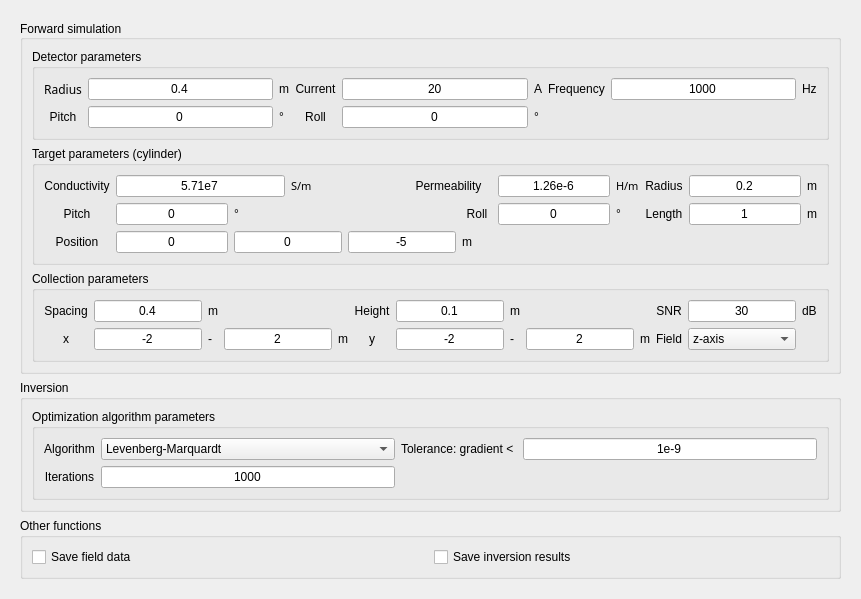
            <widget class="QWidget" name="tab_FDEM">
             <property name="autoFillBackground">
              <bool>true</bool>
             </property>
             <attribute name="title">
              <string>FDEM detection</string>
             </attribute>
             <layout class="QGridLayout" name="gridLayout_9">
              <item row="0" column="0">
               <widget class="QWidget" name="widget_5" native="true">
                <layout class="QGridLayout" name="gridLayout_10" rowstretch="7,2,1" rowminimumheight="4,1,1">
                 <item row="1" column="0">
                  <widget class="QGroupBox" name="groupBox">
                   <property name="title">
                    <string>Inversion</string>
                   </property>
                   <layout class="QGridLayout" name="gridLayout_15">
                    <item row="0" column="0">
                     <widget class="QGroupBox" name="groupBox_2">
                      <property name="title">
                       <string>Optimization algorithm parameters</string>
                      </property>
                      <layout class="QGridLayout" name="gridLayout_14" rowstretch="0,0" columnstretch="0,0,0,0">
                       <item row="0" column="0">
                        <widget class="QLabel" name="label_139">
                         <property name="text">
                          <string>Algorithm</string>
                         </property>
                         <property name="alignment">
                          <set>Qt::AlignCenter</set>
                         </property>
                        </widget>
                       </item>
                       <item row="0" column="1">
                        <widget class="QComboBox" name="cb_optimization_algorithm">
                         <property name="layoutDirection">
                          <enum>Qt::LeftToRight</enum>
                         </property>
                         <item>
                          <property name="text">
                           <string>Levenberg-Marquardt</string>
                          </property>
                         </item>
                         <item>
                          <property name="text">
                           <string>BFGS</string>
                          </property>
                         </item>
                         <item>
                          <property name="text">
                           <string>Conjugate gradient</string>
                          </property>
                         </item>
                         <item>
                          <property name="text">
                           <string>Steepest descent</string>
                          </property>
                         </item>
                        </widget>
                       </item>
                       <item row="0" column="2">
                        <widget class="QLabel" name="label_141">
                         <property name="text">
                          <string>Tolerance:    gradient  &lt; </string>
                         </property>
                         <property name="alignment">
                          <set>Qt::AlignLeading|Qt::AlignLeft|Qt::AlignVCenter</set>
                         </property>
                        </widget>
                       </item>
                       <item row="0" column="3">
                        <widget class="QLineEdit" name="le_optimization_tol">
                         <property name="text">
                          <string>1e-9</string>
                         </property>
                         <property name="alignment">
                          <set>Qt::AlignCenter</set>
                         </property>
                        </widget>
                       </item>
                       <item row="1" column="0">
                        <widget class="QLabel" name="label_140">
                         <property name="text">
                          <string>Iterations</string>
                         </property>
                         <property name="alignment">
                          <set>Qt::AlignCenter</set>
                         </property>
                        </widget>
                       </item>
                       <item row="1" column="1">
                        <widget class="QLineEdit" name="le_optimization_iterations">
                         <property name="text">
                          <string>1000</string>
                         </property>
                         <property name="alignment">
                          <set>Qt::AlignCenter</set>
                         </property>
                        </widget>
                       </item>
                      </layout>
                     </widget>
                    </item>
                   </layout>
                  </widget>
                 </item>
                 <item row="0" column="0">
                  <widget class="QGroupBox" name="groupBox_11">
                   <property name="title">
                    <string>Forward simulation</string>
                   </property>
                   <property name="alignment">
                    <set>Qt::AlignLeading|Qt::AlignLeft|Qt::AlignVCenter</set>
                   </property>
                   <layout class="QGridLayout" name="gridLayout_8">
                    <item row="0" column="0">
                     <widget class="QGroupBox" name="groupBox_12">
                      <property name="title">
                       <string>Detector parameters</string>
                      </property>
                      <layout class="QGridLayout" name="gridLayout_11">
                       <item row="0" column="0">
                        <widget class="QLabel" name="label_99">
                         <property name="font">
                          <font>
                           <family>Microsoft YaHei</family>
                           <pointsize>9</pointsize>
                           <stylestrategy>PreferAntialias</stylestrategy>
                           <kerning>true</kerning>
                          </font>
                         </property>
                         <property name="layoutDirection">
                          <enum>Qt::LeftToRight</enum>
                         </property>
                         <property name="text">
                          <string>Radius</string>
                         </property>
                         <property name="scaledContents">
                          <bool>false</bool>
                         </property>
                         <property name="alignment">
                          <set>Qt::AlignCenter</set>
                         </property>
                        </widget>
                       </item>
                       <item row="0" column="1">
                        <widget class="QLineEdit" name="le_detector_radius">
                         <property name="text">
                          <string>0.4</string>
                         </property>
                         <property name="alignment">
                          <set>Qt::AlignCenter</set>
                         </property>
                        </widget>
                       </item>
                       <item row="0" column="2">
                        <widget class="QLabel" name="label_104">
                         <property name="text">
                          <string>m</string>
                         </property>
                        </widget>
                       </item>
                       <item row="0" column="3">
                        <widget class="QLabel" name="label_97">
                         <property name="layoutDirection">
                          <enum>Qt::LeftToRight</enum>
                         </property>
                         <property name="text">
                          <string>Current</string>
                         </property>
                         <property name="scaledContents">
                          <bool>false</bool>
                         </property>
                         <property name="alignment">
                          <set>Qt::AlignCenter</set>
                         </property>
                        </widget>
                       </item>
                       <item row="0" column="4">
                        <widget class="QLineEdit" name="le_detector_current">
                         <property name="text">
                          <string>20</string>
                         </property>
                         <property name="alignment">
                          <set>Qt::AlignCenter</set>
                         </property>
                        </widget>
                       </item>
                       <item row="0" column="5">
                        <widget class="QLabel" name="label_100">
                         <property name="text">
                          <string>A</string>
                         </property>
                        </widget>
                       </item>
                       <item row="0" column="6">
                        <widget class="QLabel" name="label_98">
                         <property name="layoutDirection">
                          <enum>Qt::LeftToRight</enum>
                         </property>
                         <property name="text">
                          <string>Frequency</string>
                         </property>
                         <property name="scaledContents">
                          <bool>false</bool>
                         </property>
                         <property name="alignment">
                          <set>Qt::AlignCenter</set>
                         </property>
                        </widget>
                       </item>
                       <item row="0" column="7">
                        <widget class="QLineEdit" name="le_detector_frequency">
                         <property name="text">
                          <string>1000</string>
                         </property>
                         <property name="alignment">
                          <set>Qt::AlignCenter</set>
                         </property>
                        </widget>
                       </item>
                       <item row="0" column="8">
                        <widget class="QLabel" name="label_96">
                         <property name="text">
                          <string>Hz</string>
                         </property>
                        </widget>
                       </item>
                       <item row="1" column="0">
                        <widget class="QLabel" name="label_103">
                         <property name="layoutDirection">
                          <enum>Qt::LeftToRight</enum>
                         </property>
                         <property name="text">
                          <string>Pitch</string>
                         </property>
                         <property name="scaledContents">
                          <bool>false</bool>
                         </property>
                         <property name="alignment">
                          <set>Qt::AlignCenter</set>
                         </property>
                        </widget>
                       </item>
                       <item row="1" column="1">
                        <widget class="QLineEdit" name="le_detector_pitch">
                         <property name="text">
                          <string>0</string>
                         </property>
                         <property name="alignment">
                          <set>Qt::AlignCenter</set>
                         </property>
                        </widget>
                       </item>
                       <item row="1" column="2">
                        <widget class="QLabel" name="label_101">
                         <property name="text">
                          <string>°</string>
                         </property>
                        </widget>
                       </item>
                       <item row="1" column="3">
                        <widget class="QLabel" name="label_105">
                         <property name="layoutDirection">
                          <enum>Qt::LeftToRight</enum>
                         </property>
                         <property name="text">
                          <string>Roll</string>
                         </property>
                         <property name="scaledContents">
                          <bool>false</bool>
                         </property>
                         <property name="alignment">
                          <set>Qt::AlignCenter</set>
                         </property>
                        </widget>
                       </item>
                       <item row="1" column="4">
                        <widget class="QLineEdit" name="le_detector_roll">
                         <property name="text">
                          <string>0</string>
                         </property>
                         <property name="alignment">
                          <set>Qt::AlignCenter</set>
                         </property>
                        </widget>
                       </item>
                       <item row="1" column="5">
                        <widget class="QLabel" name="label_102">
                         <property name="text">
                          <string>°</string>
                         </property>
                        </widget>
                       </item>
                      </layout>
                     </widget>
                    </item>
                    <item row="2" column="0">
                     <widget class="QGroupBox" name="groupBox_14">
                      <property name="title">
                       <string>Collection parameters</string>
                      </property>
                      <layout class="QGridLayout" name="gridLayout_13">
                       <item row="0" column="0">
                        <widget class="QLabel" name="label_131">
                         <property name="text">
                          <string>Spacing</string>
                         </property>
                         <property name="alignment">
                          <set>Qt::AlignCenter</set>
                         </property>
                        </widget>
                       </item>
                       <item row="0" column="5">
                        <widget class="QLabel" name="label_133">
                         <property name="text">
                          <string>Height</string>
                         </property>
                         <property name="alignment">
                          <set>Qt::AlignCenter</set>
                         </property>
                        </widget>
                       </item>
                       <item row="0" column="10">
                        <widget class="QLabel" name="label_135">
                         <property name="text">
                          <string>SNR</string>
                         </property>
                         <property name="alignment">
                          <set>Qt::AlignCenter</set>
                         </property>
                        </widget>
                       </item>
                       <item row="0" column="11">
                        <widget class="QLineEdit" name="le_collection_SNR">
                         <property name="text">
                          <string>30</string>
                         </property>
                         <property name="alignment">
                          <set>Qt::AlignCenter</set>
                         </property>
                        </widget>
                       </item>
                       <item row="0" column="12">
                        <widget class="QLabel" name="label_136">
                         <property name="text">
                          <string>dB</string>
                         </property>
                        </widget>
                       </item>
                       <item row="1" column="0">
                        <widget class="QLabel" name="label_126">
                         <property name="text">
                          <string>x</string>
                         </property>
                         <property name="alignment">
                          <set>Qt::AlignCenter</set>
                         </property>
                        </widget>
                       </item>
                       <item row="1" column="1">
                        <widget class="QLineEdit" name="le_collection_x_min">
                         <property name="text">
                          <string>-2</string>
                         </property>
                         <property name="alignment">
                          <set>Qt::AlignCenter</set>
                         </property>
                        </widget>
                       </item>
                       <item row="1" column="2">
                        <widget class="QLabel" name="label_127">
                         <property name="text">
                          <string>-</string>
                         </property>
                        </widget>
                       </item>
                       <item row="1" column="3">
                        <widget class="QLineEdit" name="le_collection_x_max">
                         <property name="text">
                          <string>2</string>
                         </property>
                         <property name="alignment">
                          <set>Qt::AlignCenter</set>
                         </property>
                        </widget>
                       </item>
                       <item row="1" column="4">
                        <widget class="QLabel" name="label_137">
                         <property name="text">
                          <string>m</string>
                         </property>
                        </widget>
                       </item>
                       <item row="1" column="5">
                        <widget class="QLabel" name="label_128">
                         <property name="text">
                          <string>y</string>
                         </property>
                         <property name="alignment">
                          <set>Qt::AlignCenter</set>
                         </property>
                        </widget>
                       </item>
                       <item row="1" column="6">
                        <widget class="QLineEdit" name="le_collection_y_min">
                         <property name="text">
                          <string>-2</string>
                         </property>
                         <property name="alignment">
                          <set>Qt::AlignCenter</set>
                         </property>
                        </widget>
                       </item>
                       <item row="1" column="7">
                        <widget class="QLabel" name="label_129">
                         <property name="text">
                          <string>-</string>
                         </property>
                        </widget>
                       </item>
                       <item row="1" column="8">
                        <widget class="QLineEdit" name="le_collection_y_max">
                         <property name="text">
                          <string>2</string>
                         </property>
                         <property name="alignment">
                          <set>Qt::AlignCenter</set>
                         </property>
                        </widget>
                       </item>
                       <item row="1" column="9">
                        <widget class="QLabel" name="label_130">
                         <property name="text">
                          <string>m</string>
                         </property>
                        </widget>
                       </item>
                       <item row="1" column="10">
                        <widget class="QLabel" name="label_138">
                         <property name="text">
                          <string>Field</string>
                         </property>
                         <property name="alignment">
                          <set>Qt::AlignCenter</set>
                         </property>
                        </widget>
                       </item>
                       <item row="1" column="11">
                        <widget class="QComboBox" name="cb_collection_direction">
                         <property name="autoFillBackground">
                          <bool>false</bool>
                         </property>
                         <property name="sizeAdjustPolicy">
                          <enum>QComboBox::AdjustToContentsOnFirstShow</enum>
                         </property>
                         <item>
                          <property name="text">
                           <string>z-axis</string>
                          </property>
                         </item>
                         <item>
                          <property name="text">
                           <string>x-axis</string>
                          </property>
                         </item>
                         <item>
                          <property name="text">
                           <string>y-axis</string>
                          </property>
                         </item>
                         <item>
                          <property name="text">
                           <string>Total</string>
                          </property>
                         </item>
                        </widget>
                       </item>
                       <item row="0" column="6">
                        <widget class="QLineEdit" name="le_collection_height">
                         <property name="text">
                          <string>0.1</string>
                         </property>
                         <property name="alignment">
                          <set>Qt::AlignCenter</set>
                         </property>
                        </widget>
                       </item>
                       <item row="0" column="7">
                        <widget class="QLabel" name="label_134">
                         <property name="text">
                          <string>m</string>
                         </property>
                        </widget>
                       </item>
                       <item row="0" column="1">
                        <widget class="QLineEdit" name="le_collection_spacing">
                         <property name="text">
                          <string>0.4</string>
                         </property>
                         <property name="alignment">
                          <set>Qt::AlignCenter</set>
                         </property>
                        </widget>
                       </item>
                       <item row="0" column="2">
                        <widget class="QLabel" name="label_132">
                         <property name="text">
                          <string>m</string>
                         </property>
                        </widget>
                       </item>
                      </layout>
                     </widget>
                    </item>
                    <item row="1" column="0">
                     <widget class="QGroupBox" name="groupBox_13">
                      <property name="title">
                       <string>Target parameters (cylinder)</string>
                      </property>
                      <layout class="QGridLayout" name="gridLayout_12">
                       <item row="0" column="0">
                        <widget class="QLabel" name="label_118">
                         <property name="text">
                          <string>Conductivity</string>
                         </property>
                         <property name="alignment">
                          <set>Qt::AlignCenter</set>
                         </property>
                        </widget>
                       </item>
                       <item row="0" column="1" colspan="2">
                        <widget class="QLineEdit" name="le_target_conductivity">
                         <property name="text">
                          <string>5.71e7</string>
                         </property>
                         <property name="alignment">
                          <set>Qt::AlignCenter</set>
                         </property>
                        </widget>
                       </item>
                       <item row="0" column="3" colspan="2">
                        <widget class="QLabel" name="label_119">
                         <property name="font">
                          <font>
                           <family>Microsoft YaHei</family>
                           <pointsize>8</pointsize>
                           <stylestrategy>PreferAntialias</stylestrategy>
                           <kerning>true</kerning>
                          </font>
                         </property>
                         <property name="text">
                          <string>S/m</string>
                         </property>
                        </widget>
                       </item>
                       <item row="0" column="5" colspan="2">
                        <widget class="QLabel" name="label_112">
                         <property name="text">
                          <string>Permeability</string>
                         </property>
                         <property name="alignment">
                          <set>Qt::AlignCenter</set>
                         </property>
                        </widget>
                       </item>
                       <item row="0" column="7">
                        <widget class="QLineEdit" name="le_target_permeability">
                         <property name="text">
                          <string>1.26e-6</string>
                         </property>
                         <property name="alignment">
                          <set>Qt::AlignCenter</set>
                         </property>
                        </widget>
                       </item>
                       <item row="0" column="8">
                        <widget class="QLabel" name="label_113">
                         <property name="font">
                          <font>
                           <family>Microsoft YaHei</family>
                           <pointsize>8</pointsize>
                           <stylestrategy>PreferAntialias</stylestrategy>
                           <kerning>true</kerning>
                          </font>
                         </property>
                         <property name="text">
                          <string>H/m</string>
                         </property>
                        </widget>
                       </item>
                       <item row="0" column="9">
                        <widget class="QLabel" name="label_120">
                         <property name="text">
                          <string>Radius</string>
                         </property>
                         <property name="alignment">
                          <set>Qt::AlignCenter</set>
                         </property>
                        </widget>
                       </item>
                       <item row="0" column="10">
                        <widget class="QLineEdit" name="le_target_radius">
                         <property name="text">
                          <string>0.2</string>
                         </property>
                         <property name="alignment">
                          <set>Qt::AlignCenter</set>
                         </property>
                        </widget>
                       </item>
                       <item row="0" column="11">
                        <widget class="QLabel" name="label_121">
                         <property name="text">
                          <string>m</string>
                         </property>
                        </widget>
                       </item>
                       <item row="1" column="0">
                        <widget class="QLabel" name="label_122">
                         <property name="text">
                          <string>Pitch</string>
                         </property>
                         <property name="alignment">
                          <set>Qt::AlignCenter</set>
                         </property>
                        </widget>
                       </item>
                       <item row="1" column="1">
                        <widget class="QLineEdit" name="le_target_pitch">
                         <property name="text">
                          <string>0</string>
                         </property>
                         <property name="alignment">
                          <set>Qt::AlignCenter</set>
                         </property>
                        </widget>
                       </item>
                       <item row="1" column="2">
                        <widget class="QLabel" name="label_123">
                         <property name="text">
                          <string>°</string>
                         </property>
                        </widget>
                       </item>
                       <item row="1" column="6">
                        <widget class="QLabel" name="label_116">
                         <property name="text">
                          <string>Roll</string>
                         </property>
                         <property name="alignment">
                          <set>Qt::AlignCenter</set>
                         </property>
                        </widget>
                       </item>
                       <item row="1" column="7">
                        <widget class="QLineEdit" name="le_target_roll">
                         <property name="text">
                          <string>0</string>
                         </property>
                         <property name="alignment">
                          <set>Qt::AlignCenter</set>
                         </property>
                        </widget>
                       </item>
                       <item row="1" column="8">
                        <widget class="QLabel" name="label_117">
                         <property name="text">
                          <string>°</string>
                         </property>
                        </widget>
                       </item>
                       <item row="1" column="9">
                        <widget class="QLabel" name="label_114">
                         <property name="text">
                          <string>Length</string>
                         </property>
                         <property name="alignment">
                          <set>Qt::AlignCenter</set>
                         </property>
                        </widget>
                       </item>
                       <item row="1" column="10">
                        <widget class="QLineEdit" name="le_target_length">
                         <property name="text">
                          <string>1</string>
                         </property>
                         <property name="alignment">
                          <set>Qt::AlignCenter</set>
                         </property>
                        </widget>
                       </item>
                       <item row="1" column="11">
                        <widget class="QLabel" name="label_115">
                         <property name="text">
                          <string>m</string>
                         </property>
                        </widget>
                       </item>
                       <item row="2" column="0">
                        <widget class="QLabel" name="label_124">
                         <property name="text">
                          <string>Position</string>
                         </property>
                         <property name="alignment">
                          <set>Qt::AlignCenter</set>
                         </property>
                        </widget>
                       </item>
                       <item row="2" column="1">
                        <widget class="QLineEdit" name="le_target_position_x">
                         <property name="text">
                          <string>0</string>
                         </property>
                         <property name="alignment">
                          <set>Qt::AlignCenter</set>
                         </property>
                        </widget>
                       </item>
                       <item row="2" column="2" colspan="2">
                        <widget class="QLineEdit" name="le_target_position_y">
                         <property name="text">
                          <string>0</string>
                         </property>
                         <property name="alignment">
                          <set>Qt::AlignCenter</set>
                         </property>
                        </widget>
                       </item>
                       <item row="2" column="4" colspan="2">
                        <widget class="QLineEdit" name="le_target_position_z">
                         <property name="text">
                          <string>-5</string>
                         </property>
                         <property name="alignment">
                          <set>Qt::AlignCenter</set>
                         </property>
                        </widget>
                       </item>
                       <item row="2" column="6">
                        <widget class="QLabel" name="label_111">
                         <property name="text">
                          <string>m</string>
                         </property>
                        </widget>
                       </item>
                      </layout>
                     </widget>
                    </item>
                   </layout>
                  </widget>
                 </item>
                 <item row="2" column="0">
                  <widget class="QGroupBox" name="groupBox_3">
                   <property name="title">
                    <string>Other functions</string>
                   </property>
                   <layout class="QGridLayout" name="gridLayout_16">
                    <item row="0" column="0">
                     <widget class="QCheckBox" name="cb_func_save_data">
                      <property name="text">
                       <string>Save field data</string>
                      </property>
                     </widget>
                    </item>
                    <item row="0" column="1">
                     <widget class="QCheckBox" name="cb_func_save_result">
                      <property name="text">
                       <string>Save inversion results</string>
                      </property>
                     </widget>
                    </item>
                   </layout>
                  </widget>
                 </item>
                </layout>
               </widget>
              </item>
             </layout>
            </widget>
